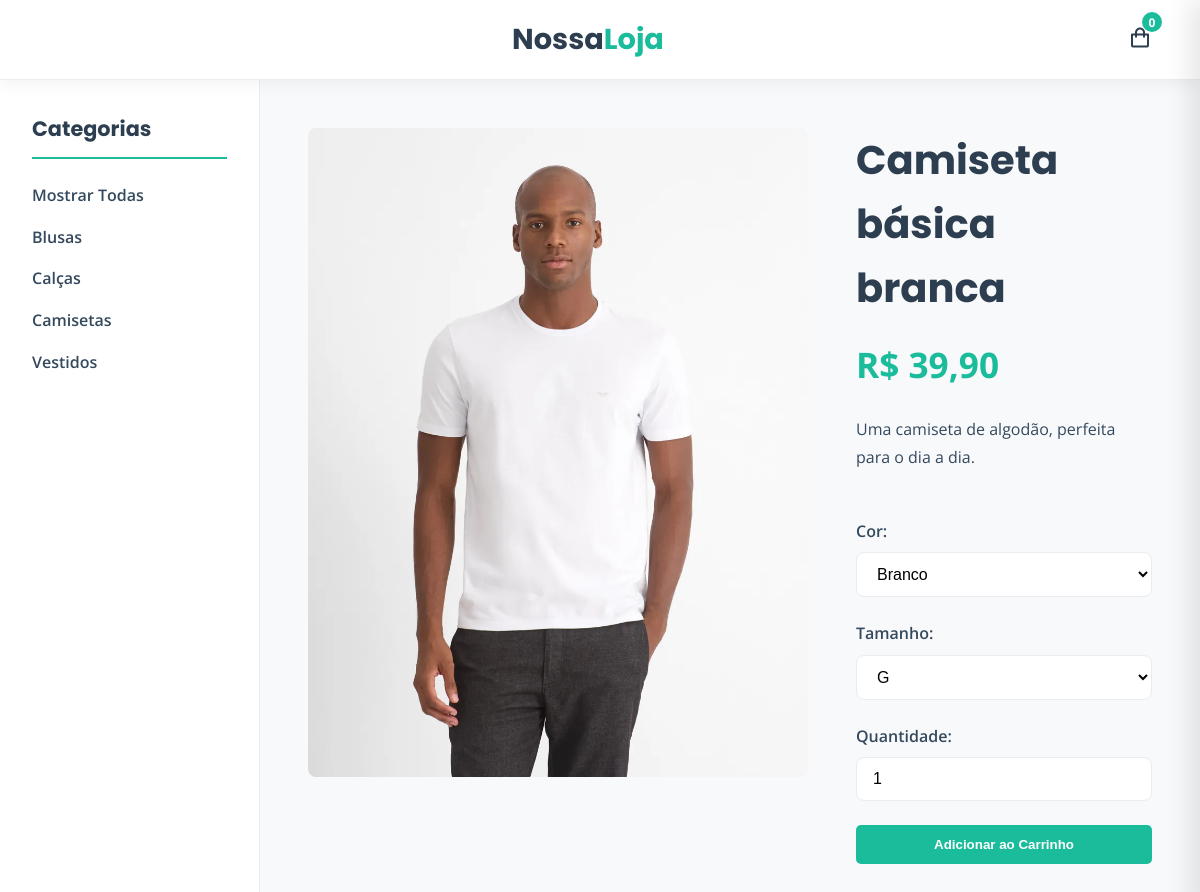
/usuarios/product.php?id=1, run on the app's committed database.
### tables this page shows
CREATE TABLE `produtos` (
  `id` int(11) NOT NULL,
  `nome` varchar(255) NOT NULL,
  `descricao` text DEFAULT NULL,
  `preco` decimal(10,2) NOT NULL,
  `categoria` varchar(100) NOT NULL,
  `imagem_url` varchar(255) DEFAULT NULL
);

### usuarios/product.php (the view, shortened to what this page needs)
<?php
require_once '../config.php';
$produto_id = $_GET['id'];
$sql_produto = "SELECT nome, descricao, preco, categoria, imagem_url FROM produtos WHERE id = ?";
$stmt_produto = mysqli_prepare($conn, $sql_produto);
mysqli_stmt_bind_param($stmt_produto, "i", $produto_id);
mysqli_stmt_execute($stmt_produto);
$result_produto = mysqli_stmt_get_result($stmt_produto);
$produto = mysqli_fetch_assoc($result_produto);
$sql_variacoes = "SELECT cor, tamanho, estoque FROM variacoes WHERE produto_id = ? ORDER BY cor, tamanho";
$stmt_variacoes = mysqli_prepare($conn, $sql_variacoes);
mysqli_stmt_bind_param($stmt_variacoes, "i", $produto_id);
mysqli_stmt_execute($stmt_variacoes);
$result_variacoes = mysqli_stmt_get_result($stmt_variacoes);
$variacoes = [];
while($row = mysqli_fetch_assoc($result_variacoes)) {
    $variacoes[] = $row;
}
$cores_disponiveis = array_unique(array_column($variacoes, 'cor'));
$tamanhos_disponiveis = array_unique(array_column($variacoes, 'tamanho'));
$sql_categorias = "SELECT DISTINCT categoria FROM produtos ORDER BY categoria ASC";
$result_categorias = mysqli_query($conn, $sql_categorias);
$cart_items = $_SESSION['cart'] ?? [];
?>
<!DOCTYPE html>
<html lang="pt-br">
<head>
    <link rel="stylesheet" href="../style.css?v=<?php echo time(); ?>">
    <link href="https://cdn.jsdelivr.net/npm/boxicons@2.1.2/css/boxicons.min.css" rel="stylesheet">
</head>
<body>
    <header class="header">
        <a href="main.php" class="header__logo">Nossa<span>Loja</span></a>
            <div class="header__cart-icon" id="cart-icon">
                <i class='bx bx-shopping-bag'></i>
                <span class="cart-count"><?php echo count($cart_items); ?></span>
            </div>
    </header>
    <div class="page-container">
        <aside class="sidebar" id="sidebar">
            <h3 class="sidebar__title">Categorias</h3>
            <ul class="sidebar__list">
                <li class="sidebar__item"><a href="main.php" class="sidebar__link">Mostrar Todas</a></li>
                <?php if (mysqli_num_rows($result_categorias) > 0): ?>
                    <?php while($cat_row = mysqli_fetch_assoc($result_categorias)): ?>
                        <li class="sidebar__item">
                            <a href="main.php?categoria=<?php echo urlencode($cat_row['categoria']); ?>" class="sidebar__link">
                                <?php echo htmlspecialchars(ucfirst(strtolower($cat_row['categoria']))); ?>
                            </a>
                        </li>
                    <?php endwhile; ?>
                <?php endif; ?>
            </ul>
        </aside>
        <main class="main-content">
            <div class="product-detail-container">
                <div class="product-image-main">
                    <img src="../imagens/<?php echo htmlspecialchars($produto['imagem_url']); ?>" alt="<?php echo htmlspecialchars(ucfirst(strtolower($produto['nome']))); ?>">
                </div>
                <div class="product-details-info">
                    <h1><?php echo htmlspecialchars(ucfirst(strtolower($produto['nome']))); ?></h1>
                    <p class="price-detail">R$ <?php echo number_format($produto['preco'], 2, ',', '.'); ?></p>
                    <p class="description-detail"><?php echo nl2br(htmlspecialchars($produto['descricao'])); ?></p>
                    <form action="cart_handler.php" method="POST" class="product-options-form">
                        <div class="form-group">
                            <label for="cor">Cor:</label>
                            <select name="cor" id="cor" class="form-control" required>
                                <?php foreach ($cores_disponiveis as $cor): ?>
                                    <option value="<?php echo htmlspecialchars($cor); ?>"><?php echo htmlspecialchars(ucfirst(strtolower($cor))); ?></option>
                                <?php endforeach; ?>
                            </select>
                        </div>
                        <div class="form-group">
                            <label for="tamanho">Tamanho:</label>
                            <select name="tamanho" id="tamanho" class="form-control" required>
                                <?php foreach ($tamanhos_disponiveis as $tamanho): ?>
                                    <option value="<?php echo htmlspecialchars($tamanho); ?>"><?php echo htmlspecialchars(ucfirst(strtolower($tamanho))); ?></option>
                                <?php endforeach; ?>
                            </select>
                        </div>
                        <div class="form-group">
                            <label for="quantidade">Quantidade:</label>
                            <input type="number" id="quantidade" name="quantidade" class="form-control" value="1" min="1" max="10">
                        </div>
                        <button type="submit" class="btn btn--primary btn-block">Adicionar ao Carrinho</button>
                    </form>
                </div>
            </div>
        </main>
    </div>
</body>
</html>

### style.css (style rules this page uses)
:root { --color-primary: #2C3E50; --color-secondary: #34495E; --color-accent: #1ABC9C; --color-accent-hover: #16a085; --color-background: #F8F9FA; --color-surface: #FFFFFF; --color-border: #EAECEF; --color-error: #e74c3c; --color-admin-bg: #EDF2F7; --color-admin-sidebar: #2d3748; --font-primary: 'Poppins', sans-serif; --font-secondary: 'Open Sans', sans-serif; --spacing-xs: 0.5rem; --spacing-sm: 0.75rem; --spacing-md: 1rem; --spacing-lg: 1.5rem; --spacing-xl: 2rem; --spacing-2xl: 3rem; --header-height: 80px; --border-radius: 8px; --shadow-sm: 0 4px 15px rgba(0, 0, 0, 0.05); --shadow-md: 0 8px 20px rgba(0,0,0,0.1); --transition-smooth: all 0.3s ease-in-out; }
* { margin: 0; padding: 0; box-sizing: border-box; }
body { font-family: var(--font-secondary); background-color: var(--color-background); color: var(--color-secondary); line-height: 1.6; }
h1, h2, h3, h4, h5, h6 { font-family: var(--font-primary); color: var(--color-primary); font-weight: 700; }
a { text-decoration: none; color: var(--color-accent); transition: var(--transition-smooth); }
img { max-width: 100%; height: auto; display: block; }
.page-container { display: flex; max-width: 1600px; margin: 0 auto; }
.main-content { flex-grow: 1; padding: var(--spacing-2xl); overflow-y: auto; height: calc(100vh - var(--header-height)); }
.btn-block { display: block; width: 100%; text-align: center; }
.btn { display: inline-block; padding: var(--spacing-sm) var(--spacing-lg); font-weight: 600; border-radius: 5px; cursor: pointer; border: none; transition: var(--transition-smooth); white-space: nowrap; }
.btn--primary { background-color: var(--color-accent); color: var(--color-surface); }
.form-group { margin-bottom: var(--spacing-lg); }
.form-group label { display: block; font-weight: 600; margin-bottom: var(--spacing-xs); color: var(--color-secondary); }
.form-control, .form-group input, .form-group select, .form-group textarea { width: 100%; padding: var(--spacing-sm) var(--spacing-md); border: 1px solid var(--color-border); border-radius: var(--border-radius); font-size: 1rem; background-color: var(--color-surface); transition: var(--transition-smooth); }
.header { background-color: var(--color-surface); height: var(--header-height); padding: 0 var(--spacing-2xl); display: flex; align-items: center; justify-content: space-between; border-bottom: 1px solid var(--color-border); box-shadow: var(--shadow-sm); position: sticky; top: 0; z-index: 100; }
.header__logo { font-family: var(--font-primary); font-size: 1.8rem; font-weight: 700; color: var(--color-primary); }
.header__logo span { color: var(--color-accent); }
.header__cart-icon { font-size: 1.5rem; cursor: pointer; position: relative; color: var(--color-primary); }
.cart-count { position: absolute; top: -8px; right: -10px; background-color: var(--color-accent); color: var(--color-surface); font-size: 0.75rem; font-weight: 700; width: 20px; height: 20px; border-radius: 50%; display: flex; align-items: center; justify-content: center; }
.sidebar { width: 260px; flex-shrink: 0; background-color: var(--color-surface); padding: var(--spacing-xl); border-right: 1px solid var(--color-border); height: calc(100vh - var(--header-height)); transition: var(--transition-smooth); }
.sidebar__title { font-size: 1.3rem; margin-bottom: var(--spacing-lg); padding-bottom: var(--spacing-sm); border-bottom: 2px solid var(--color-accent); }
.sidebar__list { list-style: none; }
.sidebar__item { margin-bottom: var(--spacing-md); }
.sidebar__link { color: var(--color-secondary); font-weight: 600; font-size: 1rem; display: block; }
.product-detail-container { display: flex; gap: var(--spacing-2xl); align-items: flex-start; }
.product-image-main { max-width: 500px; }
.product-image-main img { width: 100%; border-radius: var(--border-radius); box-shadow: none; }
.product-details-info { flex: 1; }
.product-details-info h1 { font-size: 2.5rem; margin-bottom: var(--spacing-md); }
.price-detail { font-size: 2.2rem; font-weight: 700; color: var(--color-accent); margin-bottom: var(--spacing-lg); }
.description-detail { font-size: 1rem; line-height: 1.7; margin-bottom: var(--spacing-2xl); }

### data on the page
produtos: imagem_url (picture), nome "Camiseta básica branca", preco "39,90", descricao "Uma camiseta de algodão, perfeita para o dia a dia."

### other printed values
count($cart_items) "0"
$cat_row['categoria'] "Blusas"
$cat_row['categoria'] "Calças"
$cat_row['categoria'] "Camisetas"
$cat_row['categoria'] "Vestidos"
form field cor "Branco"
form field tamanho "G"
